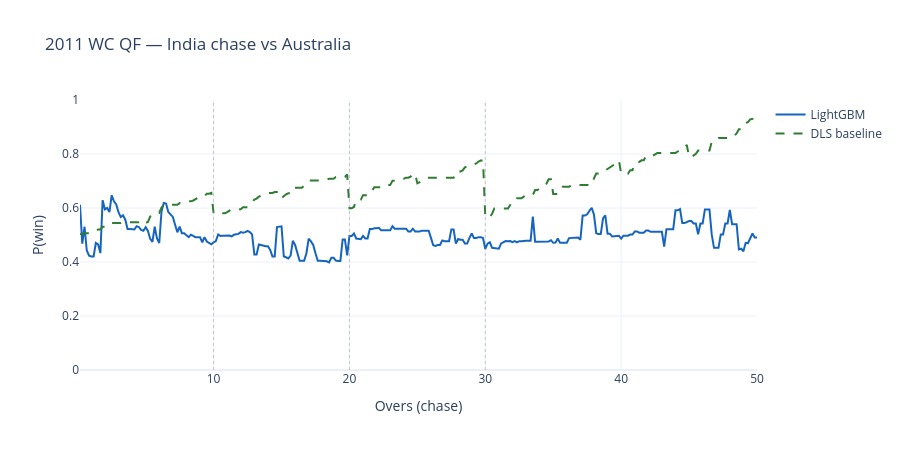

The notebook cell saved with this chart:
### Markdown cell above
## 2011 World Cup Quarter-Final — India chase

### Code cell
doc2 = load_cricsheet_json(SAMPLE_DIR / '2011_wc_qf_ind_aus.json')
win_prob_chart(doc2, '2011 WC QF — India chase vs Australia').show()

### Figure 1 — Plotly figure (JSON) as saved in the notebook; plotly's stock layout.template omitted (floating-point values rounded to 4 significant figures; data arrays with more than 128 entries replaced by an {"elided": "..."} marker saying what was removed)
{"data": [{"line": {"color": "#1565c0", "width": 2}, "mode": "lines", "name": "LightGBM", "type": "scatter", "x": {"elided": "300 float values"}, "y": {"elided": "300 float values"}}, {"line": {"color": "#2e7d32", "dash": "dash", "width": 2}, "mode": "lines", "name": "DLS baseline", "type": "scatter", "x": {"elided": "300 float values"}, "y": {"elided": "300 float values"}}], "layout": {"height": 450, "shapes": [{"line": {"color": "gray", "dash": "dot", "width": 1}, "opacity": 0.4, "type": "line", "x0": 10.0, "x1": 10.0, "xref": "x", "y0": 0, "y1": 1, "yref": "y domain"}, {"line": {"color": "gray", "dash": "dot", "width": 1}, "opacity": 0.4, "type": "line", "x0": 20.0, "x1": 20.0, "xref": "x", "y0": 0, "y1": 1, "yref": "y domain"}, {"line": {"color": "gray", "dash": "dot", "width": 1}, "opacity": 0.4, "type": "line", "x0": 30.0, "x1": 30.0, "xref": "x", "y0": 0, "y1": 1, "yref": "y domain"}], "title": {"text": "2011 WC QF — India chase vs Australia"}, "xaxis": {"title": {"text": "Overs (chase)"}}, "yaxis": {"range": [0, 1], "title": {"text": "P(win)"}}}}
